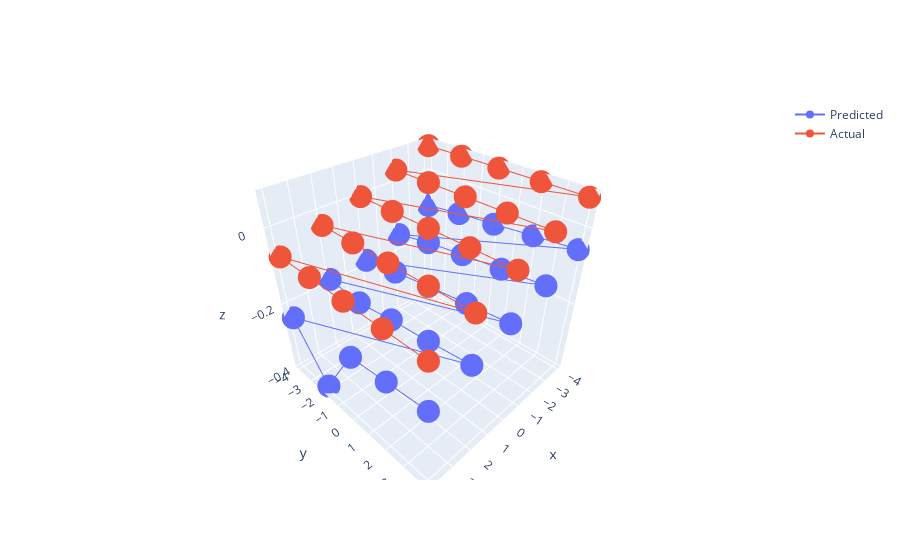
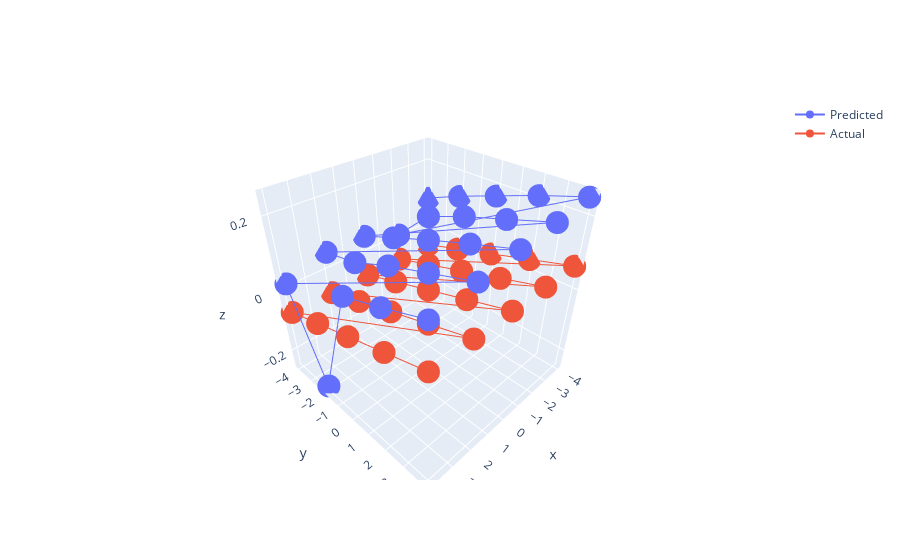
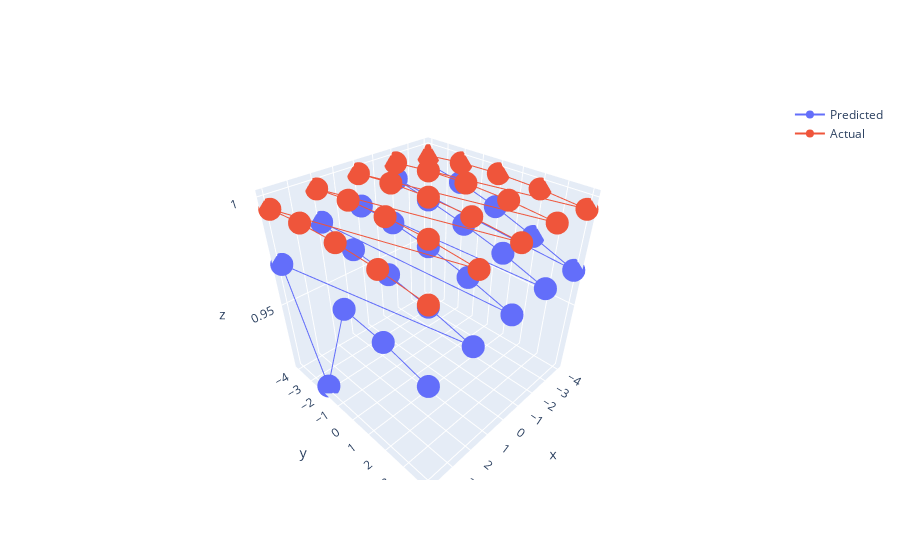

Notebook cell for these charts, in order:
### Code cell
comp_plot3D(actang, anglepred, xact, yact, axis='x', relative=False)
comp_plot3D(actang, anglepred, xact, yact, axis='y', relative=False)
comp_plot3D(actang, anglepred, xact, yact, axis='z', relative=False)

### Figure 1 — Plotly figure (JSON) as saved in the notebook; plotly's stock layout.template omitted (floating-point values rounded to 4 significant figures)
{"data": [{"name": "Predicted", "type": "scatter3d", "x": [4, 4, 4, 4, 4, 2, 2, 2, 2, 2, 0, 0, 0, 0, 0, -2, -2, -2, -2, -2, -4, -4, -4, -4, -4], "y": [4, 2, 0, -2, -4, 4, 2, 0, -2, -4, 4, 2, 0, -2, -4, 4, 2, 0, -2, -4, 4, 2, 0, -2, -4], "z": [-0.1906, -0.2024, -0.2145, -0.3866, -0.239, -0.158, -0.1705, -0.1802, -0.1944, -0.1828, -0.1248, -0.1359, -0.1479, -0.1614, -0.1772, -0.09015, -0.1014, -0.1123, -0.125, -0.1451, -0.05145, -0.06148, -0.07301, -0.08318, -0.09739]}, {"name": "Actual", "type": "scatter3d", "x": [4, 4, 4, 4, 4, 2, 2, 2, 2, 2, 0, 0, 0, 0, 0, -2, -2, -2, -2, -2, -4, -4, -4, -4, -4], "y": [4, 2, 0, -2, -4, 4, 2, 0, -2, -4, 4, 2, 0, -2, -4, 4, 2, 0, -2, -4, 4, 2, 0, -2, -4], "z": [-0.06959, -0.06971, -0.06976, -0.06971, -0.06959, -0.03481, -0.03488, -0.0349, -0.03488, -0.03481, 0, 0, 0, 0, 0, 0.03481, 0.03488, 0.0349, 0.03488, 0.03481, 0.06959, 0.06971, 0.06976, 0.06971, 0.06959]}], "layout": {}}

### Figure 2 — Plotly figure (JSON) as saved in the notebook; plotly's stock layout.template omitted (floating-point values rounded to 4 significant figures)
{"data": [{"name": "Predicted", "type": "scatter3d", "x": [4, 4, 4, 4, 4, 2, 2, 2, 2, 2, 0, 0, 0, 0, 0, -2, -2, -2, -2, -2, -4, -4, -4, -4, -4], "y": [4, 2, 0, -2, -4, 4, 2, 0, -2, -4, 4, 2, 0, -2, -4, 4, 2, 0, -2, -4, 4, 2, 0, -2, -4], "z": [0.1872, 0.1452, 0.1076, -0.2463, 0.01876, 0.2016, 0.1634, 0.1254, 0.07962, 0.05672, 0.2164, 0.1792, 0.14, 0.09842, 0.0554, 0.229, 0.1924, 0.1563, 0.114, 0.01248, 0.2457, 0.2111, 0.172, 0.1327, 0.08884]}, {"name": "Actual", "type": "scatter3d", "x": [4, 4, 4, 4, 4, 2, 2, 2, 2, 2, 0, 0, 0, 0, 0, -2, -2, -2, -2, -2, -4, -4, -4, -4, -4], "y": [4, 2, 0, -2, -4, 4, 2, 0, -2, -4, 4, 2, 0, -2, -4, 4, 2, 0, -2, -4, 4, 2, 0, -2, -4], "z": [0.06976, 0.0349, 0, -0.0349, -0.06976, 0.06976, 0.0349, 0, -0.0349, -0.06976, 0.06976, 0.0349, 0, -0.0349, -0.06976, 0.06976, 0.0349, 0, -0.0349, -0.06976, 0.06976, 0.0349, 0, -0.0349, -0.06976]}], "layout": {}}

### Figure 3 — Plotly figure (JSON) as saved in the notebook; plotly's stock layout.template omitted (floating-point values rounded to 4 significant figures)
{"data": [{"name": "Predicted", "type": "scatter3d", "x": [4, 4, 4, 4, 4, 2, 2, 2, 2, 2, 0, 0, 0, 0, 0, -2, -2, -2, -2, -2, -4, -4, -4, -4, -4], "y": [4, 2, 0, -2, -4, 4, 2, 0, -2, -4, 4, 2, 0, -2, -4, 4, 2, 0, -2, -4, 4, 2, 0, -2, -4], "z": [0.9637, 0.9685, 0.9708, 0.916, 0.9708, 0.9666, 0.9717, 0.9756, 0.9777, 0.9822, 0.9683, 0.9744, 0.979, 0.982, 0.9827, 0.9692, 0.9761, 0.9813, 0.9856, 0.9894, 0.968, 0.9755, 0.9824, 0.9877, 0.9913]}, {"name": "Actual", "type": "scatter3d", "x": [4, 4, 4, 4, 4, 2, 2, 2, 2, 2, 0, 0, 0, 0, 0, -2, -2, -2, -2, -2, -4, -4, -4, -4, -4], "y": [4, 2, 0, -2, -4, 4, 2, 0, -2, -4, 4, 2, 0, -2, -4, 4, 2, 0, -2, -4, 4, 2, 0, -2, -4], "z": [0.9951, 0.997, 0.9976, 0.997, 0.9951, 0.997, 0.9988, 0.9994, 0.9988, 0.997, 0.9976, 0.9994, 1, 0.9994, 0.9976, 0.997, 0.9988, 0.9994, 0.9988, 0.997, 0.9951, 0.997, 0.9976, 0.997, 0.9951]}], "layout": {}}
